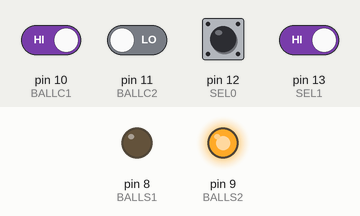
The sketch below on a simulated Arduino Uno, built with avr-gcc and run on an emulated ATmega328P. Shown: output pins drawn as LEDs (lit = HIGH). The test bench sets the inputs (shaded band); at power-on: pin 10 (BALLC1), pin 12 (SEL0), pin 13 (SEL1) HIGH, pin 11 (BALLC2) LOW.

Above: at 1.2 s.
1.3 s: pin 10 (BALLC1) driven LOW and pin 11 (BALLC2) driven HIGH
At 2.0 s:
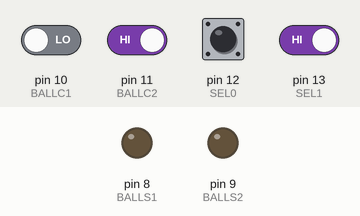
2.8 s: pin 11 (BALLC2) driven LOW and pin 13 (SEL1) driven LOW
At 4.0 s:
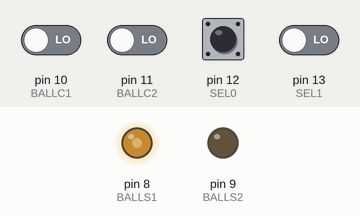
4.3 s: pin 12 (SEL0) pulled LOW for 0.15 s
At 4.42 s:
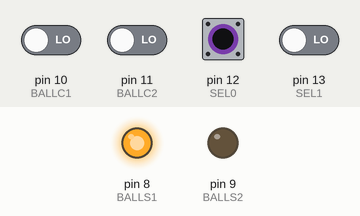
5.9 s: pin 10 (BALLC1) driven HIGH
At 6.9 s:
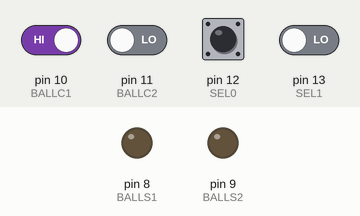
7.4 s: pin 10 (BALLC1) driven LOW
At 8.6 s:
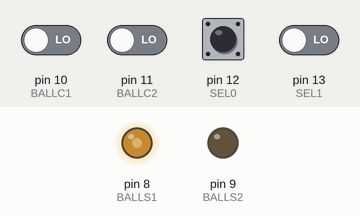
8.9 s: pin 11 (BALLC2) driven HIGH
At 10.0 s:
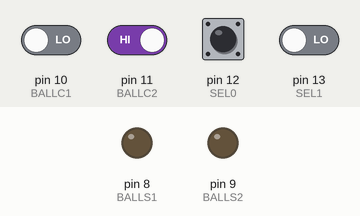
Timing chart, 0 to 11.4 s (numbered marks = the images above; inputs shaded):
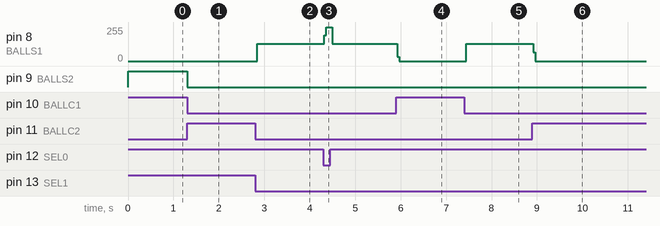

The sketch:

McarthyMachine.ino
```cpp
//pin definitions
#define BALLS1 8
#define BALLS2 9
#define BALLC1 10
#define BALLC2 11
#define SEL0 12
#define SEL1 13

//definitions of ballast states
#define IDLED (!digitalRead(BALLC1)&&!digitalRead(BALLC2))
#define ARMED (digitalRead(BALLC1)&&!digitalRead(BALLC2))
#define FIRED (!digitalRead(BALLC1)&&digitalRead(BALLC2))

void setup() {
  //set appropriate inputs and outputs
  pinMode(BALLS1, OUTPUT);
  pinMode(BALLS2, OUTPUT);
  pinMode(BALLC1, INPUT);
  pinMode(BALLC2, INPUT);
  pinMode(SEL0, INPUT_PULLUP);
  pinMode(SEL1, INPUT_PULLUP);
}

void loop() {
  digitalWrite(BALLS1, HIGH);    //default signal state, (ballast fails at addressing step) EC: 2
  digitalWrite(BALLS2, LOW);
  if(digitalRead(SEL0) && !digitalRead(SEL1)) //if selection pins are set to '01'
  {
    digitalWrite(BALLS1, LOW);               //fails at arming step EC: 4
  }
  else if(!digitalRead(SEL0) && digitalRead(SEL1)) //if selection pins are set to '10'
  {
    digitalWrite(BALLS1, LOW);                    //succeeds addressing/arming step
    while(!ARMED){}
    digitalWrite(BALLS2, HIGH);                     //fails at firing step EC: 8
  }
  else if(digitalRead(SEL0) && digitalRead(SEL1)) //if selection pins are set to '11'
  {
    digitalWrite(BALLS1, LOW);                   //succeeds all steps EC: 1
    while(!ARMED){}
    digitalWrite(BALLS2, HIGH);
    while(!FIRED){}
    digitalWrite(BALLS2, LOW);
  }
  while(!IDLED){} //wait for ballast to be idle before switching inputs
}
```

Measured:
- after the input at 1.3 s, pin 9 (BALLS2): HIGH → LOW at once
- after the input at 2.8 s, pin 8 (BALLS1): 0/255 → 129/255 at once
- after the input at 4.3 s, pin 8 (BALLS1): 129/255 → 255/255 at once, → 129/255 0.17 s later
- after the input at 5.9 s, pin 8 (BALLS1): 129/255 → 0/255 at once
- after the input at 7.4 s, pin 8 (BALLS1): 0/255 → 129/255 at once
- after the input at 8.9 s, pin 8 (BALLS1): 129/255 → 0/255 at once
